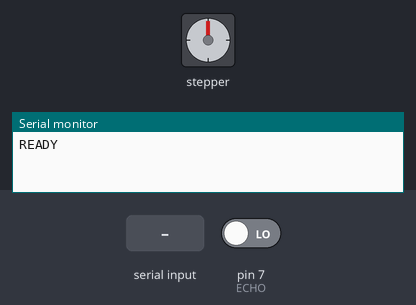
Bench run of a sketch on a simulated Arduino Uno, built with avr-gcc and run on an emulated ATmega328P. Shown: stepper motor, the last lines printed to the serial monitor. Wiring (inferred from the names in the program): stepper motor (2048 steps per turn assumed): coils pin 5, pin 3, pin 4, pin 2. The test bench sets the inputs (shaded band); at power-on: pin 7 (ECHO) LOW.

Above: at 1.2 s.
1.3 s: "S" received over Serial
At 2.07 s:
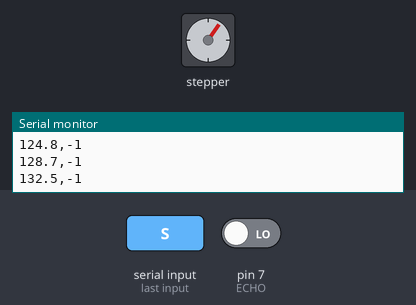
4.3 s: "P" received over Serial
At 4.3 s:
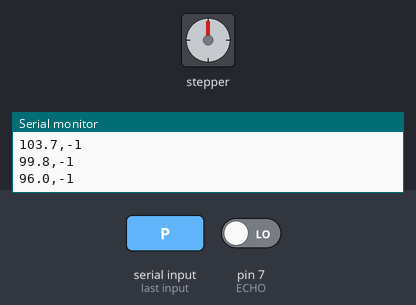
5.8 s: "R" received over Serial
At 6.25 s:
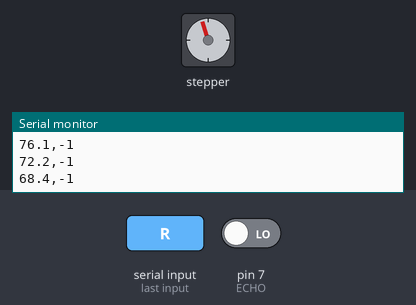
Timing chart, 0 to 14.8 s (numbered marks = the images above; inputs shaded):
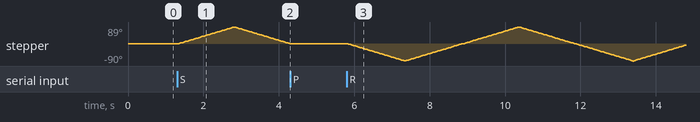

Measured:
- after the input at 1.3 s, stepper: turns 89° clockwise in 1.5 s, then 88° counter-clockwise in 1.5 s
- after the input at 4.3 s, stepper: stops changing and stays 1°
- after the input at 5.8 s, stepper: turns 90° counter-clockwise in 1.5 s, then 178° clockwise in 3.0 s, then 179° counter-clockwise in 3.0 s, then 84° clockwise in 1.4 s

The sketch:

sonar.ino
```cpp
const int PASSOS_POR_VOLTA = 2048;
const byte TRIG = 6;
const byte ECHO = 7;
// Ordem eletrica equivalente a Stepper(2048, 5, 3, 4, 2).
const byte PINOS[] = {5, 3, 4, 2};
const byte FASES[][4] = {{1, 0, 1, 0}, {0, 1, 1, 0},
                          {0, 1, 0, 1}, {1, 0, 0, 1}};
const unsigned long INTERVALO_PASSO_US = 60000000UL / (2048UL * 10);
const unsigned long INTERVALO_MEDICAO_US = 65000UL;
const unsigned long TIMEOUT_ECO_US = 25000UL;
int posicao = PASSOS_POR_VOLTA / 4;
int sentido = 1;
byte fase = 0;
bool ativo = false;
unsigned long ultimoPasso = 0;
unsigned long ultimaMedicao = 0;
unsigned long inicioPulso = 0;
unsigned long inicioEco = 0;
int posicaoMedida = 0;
enum EstadoSensor { OCIOSO, TRIGGER_ALTO, ESPERA_SUBIDA, ESPERA_DESCIDA };
EstadoSensor estadoSensor = OCIOSO;

void cancelarMedicao() {
  digitalWrite(TRIG, LOW);
  estadoSensor = OCIOSO;
}

void publicar(unsigned long duracao) {
  float distancia = duracao * 0.0343f / 2.0f;
  // Uma linha tem menos de 24 bytes. Nunca esperar pelo buffer serial.
  if (Serial.availableForWrite() >= 24) {
    Serial.print(posicaoMedida * 360.0f / PASSOS_POR_VOLTA, 1);
    Serial.print(',');
    if (duracao == 0 || distancia < 2 || distancia > 400) Serial.println(-1);
    else Serial.println(distancia, 1);
  }
  estadoSensor = OCIOSO;
}

void atualizarSensor(unsigned long agora) {
  switch (estadoSensor) {
    case OCIOSO:
      if (agora - ultimaMedicao >= INTERVALO_MEDICAO_US) {
        ultimaMedicao = agora;
        posicaoMedida = posicao;
        digitalWrite(TRIG, HIGH);
        inicioPulso = agora;
        estadoSensor = TRIGGER_ALTO;
      }
      break;
    case TRIGGER_ALTO:
      if (agora - inicioPulso >= 10) {
        digitalWrite(TRIG, LOW);
        inicioPulso = agora;
        estadoSensor = ESPERA_SUBIDA;
      }
      break;
    case ESPERA_SUBIDA:
      if (agora - inicioPulso >= TIMEOUT_ECO_US) publicar(0);
      else if (digitalRead(ECHO) == HIGH) {
        inicioEco = agora;
        estadoSensor = ESPERA_DESCIDA;
      }
      break;
    case ESPERA_DESCIDA:
      if (agora - inicioEco >= TIMEOUT_ECO_US) publicar(0);
      else if (digitalRead(ECHO) == LOW) publicar(agora - inicioEco);
      break;
  }
}

void atualizarMotor(unsigned long agora) {
  if (agora - ultimoPasso < INTERVALO_PASSO_US) return;
  // Nao compensar atrasos com rajadas de passos.
  ultimoPasso = agora;
  if (posicao >= PASSOS_POR_VOLTA / 2) sentido = -1;
  if (posicao <= 0) sentido = 1;
  fase = (fase + (sentido > 0 ? 1 : 3)) % 4;
  for (byte i = 0; i < 4; ++i) digitalWrite(PINOS[i], FASES[fase][i]);
  posicao += sentido;
}

void setup() {
  Serial.begin(115200);
  pinMode(TRIG, OUTPUT);
  pinMode(ECHO, INPUT);
  digitalWrite(TRIG, LOW);
  for (byte i = 0; i < 4; ++i) pinMode(PINOS[i], OUTPUT);
  Serial.println("READY");
}

void loop() {
  // Um comando por iteracao para nao atrasar o motor/eco.
  if (Serial.available()) {
    char comando = Serial.read();
    if (comando == 'S' || comando == 'R') {
      if (comando == 'S') {
        // O usuario estabeleceu fisicamente a referencia de 90 graus.
        posicao = PASSOS_POR_VOLTA / 4;
        sentido = 1;
      }
      ativo = true;
      cancelarMedicao();
      ultimoPasso = micros();
      ultimaMedicao = ultimoPasso - INTERVALO_MEDICAO_US;
    } else if (comando == 'P') {
      ativo = false;
      cancelarMedicao();
    }
  }
  if (!ativo) return;
  atualizarSensor(micros());
  atualizarMotor(micros());
}
```
